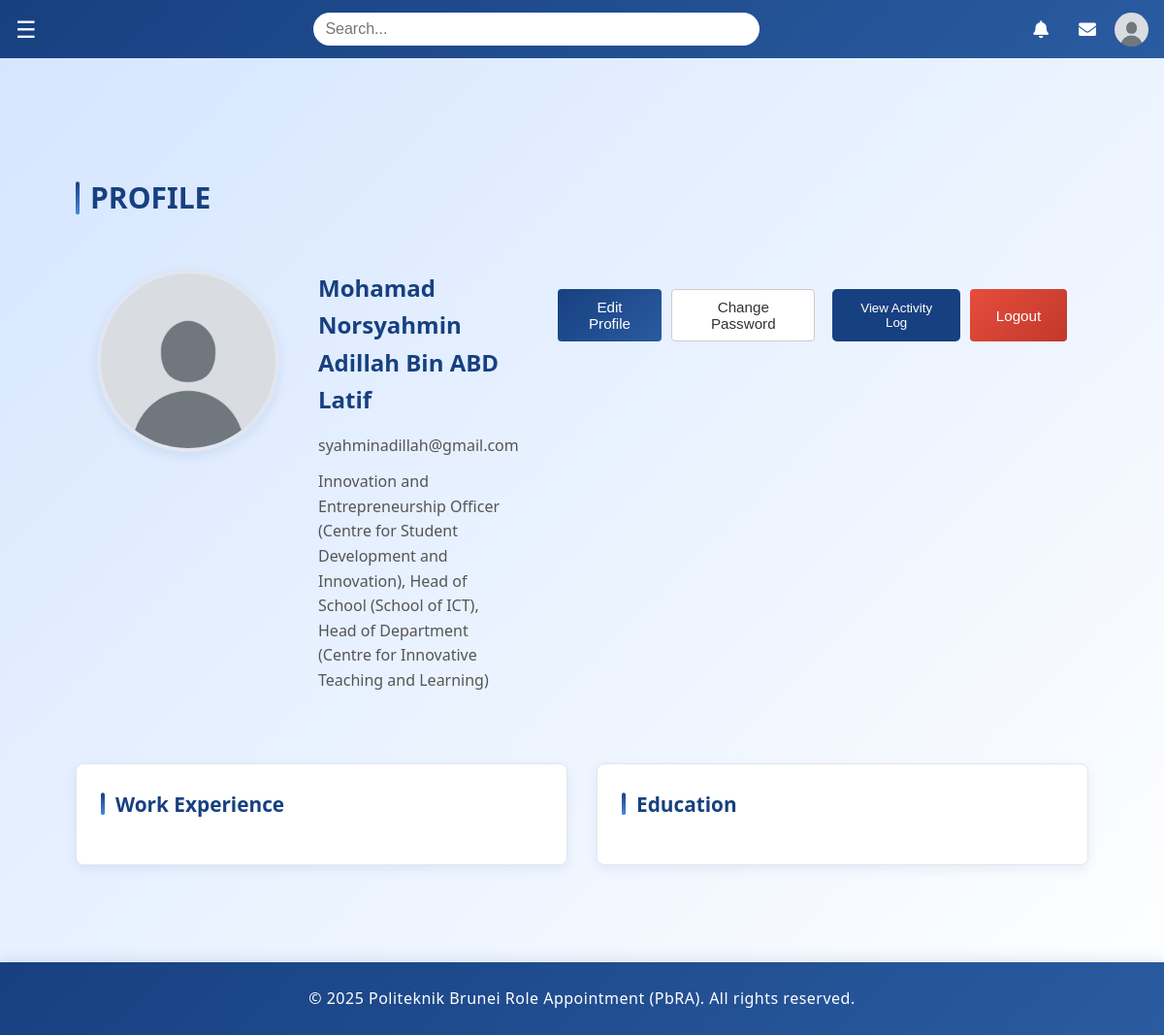
/profile/profile.php (signed in), run on the app's committed database.
### tables this page shows
CREATE TABLE `users` (
  `id` int NOT NULL,
  `full_name` varchar(255) NOT NULL,
  `email` varchar(255) NOT NULL,
  `password` varchar(255) NOT NULL,
  `start_date` date DEFAULT NULL,
  `last_login` datetime DEFAULT NULL,
  `work_experience` text,
  `education` text,
  `profile_pic` varchar(255) NOT NULL DEFAULT '../profile/images/default-profile.jpg',
  `user_type` enum('admin','regular','super_admin') NOT NULL DEFAULT 'regular',
  `office` varchar(100) DEFAULT NULL,
  `is_verified` tinyint(1) NOT NULL DEFAULT '0',
  `must_change_password` tinyint(1) NOT NULL DEFAULT '1'
);

### profile/profile.php (the view, shortened to what this page needs)
<?php
include '../mypbra_connect.php';
$user_id = isset($_GET['id']) && !empty($_GET['id']) ? intval($_GET['id']) : $_SESSION['id'];
$sql = "SELECT full_name, email, start_date, work_experience, education, profile_pic FROM users WHERE id = ?";
$stmt = $conn->prepare($sql);
$stmt->bind_param("i", $user_id);
$stmt->execute();
$result = $stmt->get_result();
$user = $result->fetch_assoc();
$roles = [];
$role_query = "SELECT r.name AS role_name, d.name AS department_name
               FROM userroles ur
               JOIN roles r ON ur.role_id = r.id
               JOIN departments d ON r.department_id = d.id
               WHERE ur.user_id = ?";
$role_stmt = $conn->prepare($role_query);
$role_stmt->bind_param("i", $user_id);
$role_stmt->execute();
$role_result = $role_stmt->get_result();
while ($row = $role_result->fetch_assoc()) {
    $roles[] = $row['role_name'] . " (" . $row['department_name'] . ")";
}
?>
<!DOCTYPE html>
<html lang="en">
<head>
    <link rel="stylesheet" href="profile.css" />
    <link rel="stylesheet" href="navbar.css" />
    <link rel="stylesheet" href="https://cdnjs.cloudflare.com/ajax/libs/font-awesome/6.5.0/css/all.min.css" />
</head>
<header>
    <?php include '../navbar/navbar.php'; ?>
</header>
<body onload="fetchNotifications()">
    <div id="content" class="content">
    <div class="page-title">
        <h1 style="font-size: 30px;">PROFILE</h1>
    </div>
    <div class="profile-container">
        <div class="user-profile">
            <img src="<?php echo (!empty($user['profile_pic']) && file_exists('../' . $user['profile_pic']))
                            ? '../' . htmlspecialchars($user['profile_pic'])
                            : '../profile/images/default-profile.jpg'; ?>"
                alt="Profile Picture" />
        </div>
        <div class="user-details">
            <span id="name"><?php echo htmlspecialchars($user['full_name'] ?? ''); ?></span>
            <span id="email"><?php echo htmlspecialchars($user['email'] ?? ''); ?></span>
            <span id="role"><?php echo !empty($roles) ? implode(', ', $roles) : 'No roles assigned'; ?></span>
        </div>
        <div class="buttons">
            <?php if ($_SESSION['id'] == $user_id): ?>
                <button id="edit-btn">Edit Profile</button>
                <button id="change-pass-btn" class="submit-btn" style="background: #ffffff; color: #333; border: 1px solid #ccc;">Change Password</button>
            <?php endif; ?>
            <button type="button" class="view-log-btn" onclick="window.location.href='../myrole/myrole.php?id=<?php echo $user_id; ?>';">View Activity Log</button>
            <?php if ($_SESSION['id'] == $user_id): ?>
                <button class="logout-btn" onclick="confirmLogout()">Logout</button>
            <?php endif; ?>
        </div>
    </div>
    <div class="background">
        <div class="work-experience">
            <h2>Work Experience</h2>
        </div>
        <div class="education">
            <h2>Education</h2>
        </div>
    </div>
    </div>
    <?php include '../footer/footer.php'; ?>
    <?php include '../scrolltop/scrolltop.php'; ?>
</body>
</html>

### profile/profile.css (style rules this page uses)
body { font-family: 'Segoe UI', 'Helvetica Neue', Arial, sans-serif; margin: 0; padding: 0; background: linear-gradient(135deg, #d4e5ff 0%, #ffffff 100%); color: #333; line-height: 1.6; }
.page-title { margin-top: 80px; padding: 20px 5%; max-width: 1200px; margin-left: auto; margin-right: auto; }
.page-title h1 { color: #174080; font-size: 2rem; margin: 0; font-weight: 600; position: relative; padding-left: 15px; }
.page-title h1:before { content: ""; position: absolute; left: 0; top: 50%; transform: translateY(-50%); height: 70%; width: 4px; background: linear-gradient(to bottom, #174080, #4a89dc); border-radius: 2px; }
.profile-container { display: flex; align-items: center; gap: 30px; padding: 30px 5%; max-width: 1000px; margin: 0 auto; background-color: none; border-radius: 12px; }
.user-profile img { width: 160px; height: 160px; border-radius: 50%; object-fit: cover; border: 4px solid #174080; box-shadow: 0 4px 10px rgba(23, 64, 128, 0.2); transition: transform 0.3s ease, border-color 0.3s ease; }
@media (min-width: 768px) { .profile-container { flex-direction: row; align-items: flex-start; gap: 40px; } }
.user-profile { text-align: center; flex-shrink: 0; }
.user-profile img { width: 180px; height: 180px; border-radius: 50%; object-fit: cover; border: 4px solid #e1e6f0; box-shadow: 0 4px 12px rgba(23, 64, 128, 0.1); transition: all 0.3s ease; }
.user-details { flex: 1; text-align: center; }
@media (min-width: 768px) { .user-details { text-align: left; } }
.user-details span { display: block; margin-bottom: 12px; font-size: 1rem; color: #555; }
.user-details #name { font-size: 1.5rem; font-weight: 600; color: #174080; margin-bottom: 15px; }
.buttons { display: flex; gap: 10px; margin-top: 20px; justify-content: center; }
@media (min-width: 768px) { .buttons { justify-content: flex-start; } }
#edit-btn, .logout-btn { padding: 10px 20px; border-radius: 4px; font-size: 0.95rem; cursor: pointer; transition: all 0.3s ease; }
#edit-btn { background: linear-gradient(135deg, #174080 0%, #2a5ba0 100%); color: white; border: none; }
.logout-btn { background: none; border: 1px solid #d9534f; color: #d9534f; }
.view-log-btn { background-color: #174080; color: #fff; padding: 10px 20px; border: none; border-radius: 5px; cursor: pointer; transition: background 0.3s ease; }
.background { max-width: 1200px; margin: 30px auto; padding: 0 5%; display: grid; grid-template-columns: 1fr; gap: 30px; }
@media (min-width: 900px) { .background { grid-template-columns: 1fr 1fr; } }
.work-experience, .education, .activity-log { background-color: white; border: 1px solid #e1e6f0; border-radius: 8px; padding: 25px; box-shadow: 0 4px 12px rgba(23, 64, 128, 0.08); }
.work-experience h2, .education h2, .activity-log h2 { color: #174080; margin-top: 0; margin-bottom: 20px; font-size: 1.3rem; position: relative; padding-left: 15px; }
.work-experience h2:before, .education h2:before, .activity-log h2:before { content: ""; position: absolute; left: 0; top: 50%; transform: translateY(-50%); height: 70%; width: 4px; background: linear-gradient(to bottom, #174080, #4a89dc); border-radius: 2px; }
.submit-btn { background: linear-gradient(135deg, #174080 0%, #2a5ba0 100%); color: white; border: none; padding: 8px 16px; border-radius: 4px; cursor: pointer; font-size: 0.95rem; transition: all 0.3s ease; margin-right: 8px; }
.logout-btn { background: linear-gradient(135deg, #e74c3c 0%, #c0392b 100%); color: white; border: none; padding: 10px 20px; border-radius: 4px; cursor: pointer; font-weight: 500; font-size: 0.95rem; transition: all 0.3s ease; min-width: 100px; }

### navbar/navbar.css (style rules this page uses)
.content { margin-left: 0; padding: 80px 20px 20px; transition: filter 0.3s; }

### footer/footer.css (style rules this page uses)
body { margin: 0; padding: 0; }

### data on the page
users: full_name "Mohamad Norsyahmin Adillah Bin ABD Latif", email "syahminadillah@gmail.com"

### other printed values
implode(', ', $roles) "Innovation and Entrepreneurship Officer (Centre for Student Development and Innovation), Head of School (School of ICT), Head of Department (Centre for Innovative Teaching and Learning)"
